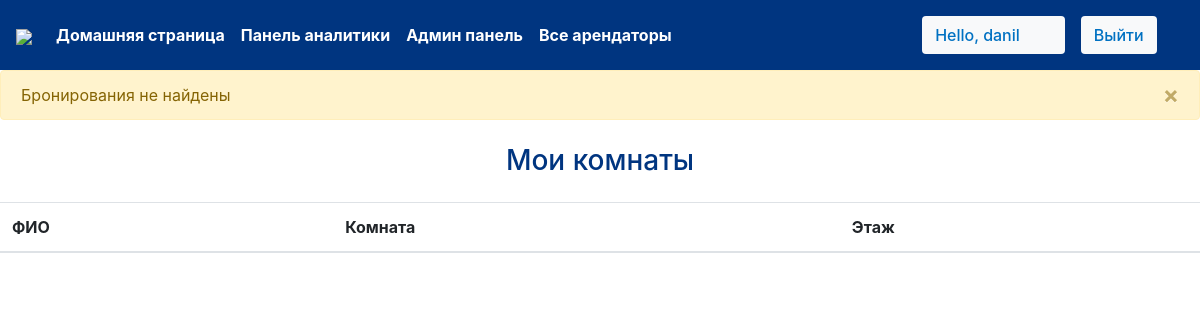
Before: /user/bookings (signed in) with the older database file.
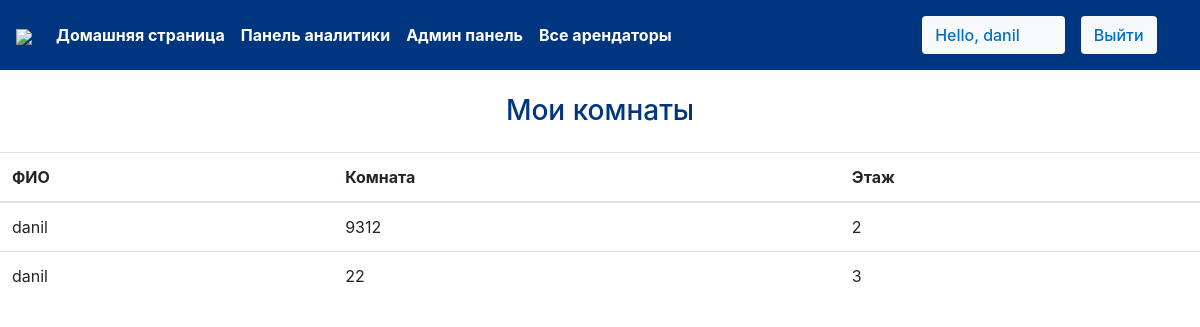
After: the same page with the newer database file.
### agpk/models.py (models this page shows, shortened)
class Reservation(models.Model):
    room = models.ForeignKey(Rooms, on_delete = models.CASCADE, verbose_name='Комната')
    guest = models.ForeignKey(User, on_delete= models.CASCADE, verbose_name='Жилец')
    booking_id = models.CharField(max_length=100,default="null")

class Rooms(models.Model):
    ROOM_STATUS = (
    ("1", "available"),
    ("2", "not available"),
    )
    ROOM_TYPE = (
    ("1", "premium"),
    ("2", "deluxe"),
    ("3","basic"),
    )
    room_type = models.CharField(max_length=50,choices = ROOM_TYPE, verbose_name='Тип комнаты')
    status = models.CharField(choices =ROOM_STATUS,max_length = 15, verbose_name='Статус')
    roomnumber = models.IntegerField(verbose_name='Номер комнаты')
    floor = models.IntegerField(verbose_name='Этаж', default=0)
    capacity = models.IntegerField(verbose_name='Вместимость', default=0)

### agpk/views.py (the view)
# urls.py: path('user/bookings', views.user_bookings,name="dashboard"),
@login_required(login_url='/user')
def user_bookings(request):
    if request.user.is_authenticated == False:
        return redirect('userloginpage')
    user = User.objects.all().get(id=request.user.id)
    print(f"request user id ={request.user.id}")
    bookings = Reservation.objects.all().filter(guest=user)
    if not bookings:
        messages.warning(request,"Бронирования не найдены")
    return HttpResponse(render(request,'user/mybookings.html',{'bookings':bookings}))

### templates/user/mybookings.html
{% extends 'basic.html' %} {% block title %}Dashboard {% endblock title %} {% block body %}
{% load app_tags %}
<h3 class="text-center  " style="color:#003580 ; margin-top: 2%; margin-bottom: 2%;">Мои комнаты </h3>
<table class="table">
    <thead>
        <th>ФИО</th>
        <th>Комната</th>
        <th>Этаж</th>
    </thead>
    {% for each_booking in bookings %}
    <tr>
        <td>{{each_booking.guest.username}}</td>
        <td>{{each_booking.room.roomnumber}}</td>
        <td>{{each_booking.room.floor}}</td>
    </tr>
    {% endfor %}
</table>
{% endblock body %}

### templates/basic.html (shortened to what this page needs)
{% load static %}
<!DOCTYPE html>
<!DOCTYPE html>
<html lang="en">
<head>
    <link rel="stylesheet" href="https://use.fontawesome.com/releases/v5.7.0/css/all.css">
    <link rel="stylesheet" href="{% static 'bootstrap\bootstrap.css' %}">
    <link rel="stylesheet" href="https://maxcdn.bootstrapcdn.com/bootstrap/4.5.0/css/bootstrap.min.css" >
</head>
<body style="dbackground-image: url('https://source.unsplash.com/random');height: 100%;">
    <div class="container-fluid px-0">
        <nav class="navbar navbar-expand-lg navbar-dark bg-custom font-weight-bold "  >
            <a class="navbar-brand text-bold bg-black " href="/"><img src="https://brief.agpk.kz/enrollee/assets/img/agpk.png" style="width: 23%" ></a>
            <div class="collapse navbar-collapse " id="navbarSupportedContent">
                <ul class="navbar-nav mr-auto ">
                    <li class="nav-item active">
                        <a class="nav-link text-bold custom-text"  style = "color:#ffffff" href="/home"> Домашняя страница</a>
                    </li>
                    {% if user.is_staff %}
                    <li class="nav-item active">
                        <a class="nav-link text-bold"  style = "color:#ffffff" href="/staff/panel">Панель аналитики
                        </a>
                    </li>
                    <li class="nav-item active">
                        <a class="nav-link text-bold"  style = "color:#ffffff" href="/admin">Админ панель
                        </a>
                    </li>
                    {% elif user.is_staff == False and user.is_authenticated %}
                    <li class="nav-item active">
                            <a class="nav-link text-bold" href="/user/bookings"  style = "color:#ffffff" >Мои комнаты </a>
                        </li>
                    {% endif %}
                    {% if user.is_staff %}
                    <li class="nav-item active">
                            <a class="nav-link text-bold"  style = "color:#ffffff" href="/staff/allbookings">Все арендаторы </a>
                        </li>
                    {% endif %}
                </ul>
                {% if user.is_authenticated %}
                      <button class="btn btn-group bg-light" data-toggle="modal" data-target="#forlogin" style = "color:#0071c2; font-weight: 500!important" >
                       Hello, {{request.user}}
                       <a href="/logout" class="nav-link ">
                    <button class="btn btn-group  bg-light " data-toggle="modal" data-target="#forlogin" style = "color:#0071c2; font-weight: 500!important" >
                        Выйти
                    </button></a>&nbsp; &nbsp;
                    </button>
                {% endif %}
            </div>
        </nav>
    </div>
        {% for message in messages %}
             <div class="alert alert-{{message.tags}} alert-dismissible fade show" role="alert">
            {{message}}
            <button type="button" class="close" data-dismiss="alert" aria-label="Close">
            <span aria-hidden="true">&times;</span>
             </button>
            </div>
        {% endfor %}
    {% block body %}
    {% endblock body %}
</body>
</html>

Changed rows visible on the page:
added Reservation: guest.username "danil", room.roomnumber "9312", room.floor "2"
added Reservation: guest.username "danil", room.roomnumber "22", room.floor "3"
Other visible differences:
list line gone: "Бронирования не найдены ×"
